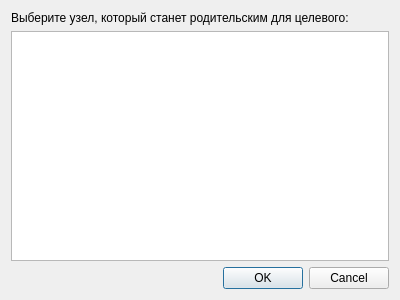
<?xml version="1.0" encoding="UTF-8"?>
<ui version="4.0">
 <class>InNodeDialog</class>
 <widget class="QDialog" name="InNodeDialog">
  <property name="geometry">
   <rect>
    <x>0</x>
    <y>0</y>
    <width>400</width>
    <height>300</height>
   </rect>
  </property>
  <property name="windowTitle">
   <string>Dialog</string>
  </property>
  <layout class="QVBoxLayout" name="verticalLayout">
   <item>
    <widget class="QLabel" name="label">
     <property name="text">
      <string>Выберите узел, который станет родительским для целевого:</string>
     </property>
    </widget>
   </item>
   <item>
    <widget class="QTreeView" name="treeView"/>
   </item>
   <item>
    <widget class="QDialogButtonBox" name="buttonBox">
     <property name="orientation">
      <enum>Qt::Horizontal</enum>
     </property>
     <property name="standardButtons">
      <set>QDialogButtonBox::Cancel|QDialogButtonBox::Ok</set>
     </property>
    </widget>
   </item>
  </layout>
 </widget>
 <resources/>
 <connections>
  <connection>
   <sender>buttonBox</sender>
   <signal>accepted()</signal>
   <receiver>InNodeDialog</receiver>
   <slot>accept()</slot>
   <hints>
    <hint type="sourcelabel">
     <x>248</x>
     <y>254</y>
    </hint>
    <hint type="destinationlabel">
     <x>157</x>
     <y>274</y>
    </hint>
   </hints>
  </connection>
  <connection>
   <sender>buttonBox</sender>
   <signal>rejected()</signal>
   <receiver>InNodeDialog</receiver>
   <slot>reject()</slot>
   <hints>
    <hint type="sourcelabel">
     <x>316</x>
     <y>260</y>
    </hint>
    <hint type="destinationlabel">
     <x>286</x>
     <y>274</y>
    </hint>
   </hints>
  </connection>
 </connections>
</ui>
